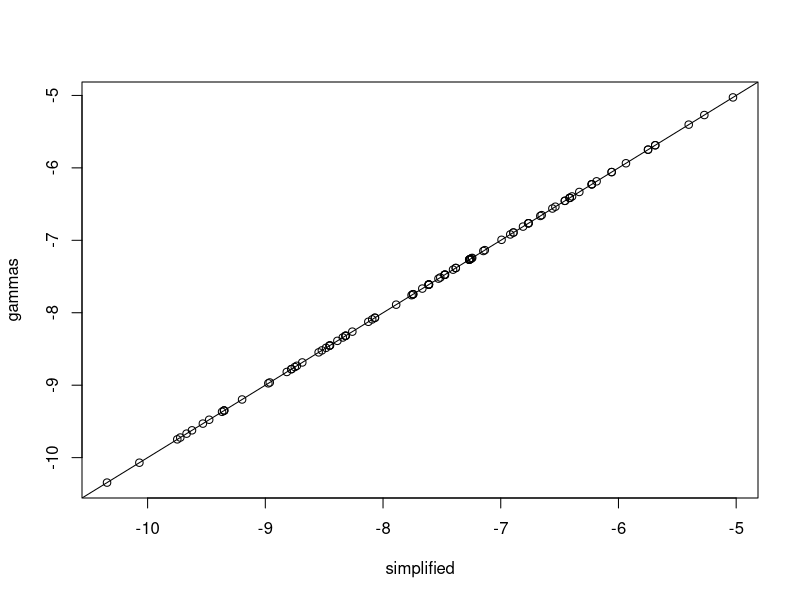

R code for this plot:
## ---- chunk 1
K <- 6
N <- 100 * K
mu <- 2
tau <- 0.2
mu_vec <- rep(mu, K)
alpha <- mu_vec / sum(mu_vec)

U <- rgamma(N, shape = tau^(-2), rate = tau^(-2))
c(mean(U), sd(U))
lambda <- mu * U
y <- rpois(N, lambda)

cc_matrix <- Matrix::sparseMatrix(
  i = 1:N, j = rep(seq(1, N / K), each = K), x = 1
)

mu_vec <- rep(mu, K)
alpha_norm <- mu_vec / sum(mu_vec)
alpha <- alpha_norm / tau^2

log_dens_with_gammas <- log_dens_simplified <- rep(NA, ncol(cc_matrix))

for (D in 1:ncol(cc_matrix)) {
  # Extract the indices where the column has non-zero values
  indices_here <- which(cc_matrix[, D] == 1)
  y_here <- y[indices_here]

  # Simplified log density using the sum formula
  # Handle zeros correctly by filtering them out for the sum
  y_double_sum <- mapply(seq,
    len = y_here,
    from = alpha_norm,
    MoreArgs = list(by = tau^2)
  )

  log_dens_simplified[D] <-
    lfactorial(sum(y_here)) -
    sum(lfactorial(y_here)) -
    sum(log(seq(from = 1, by = tau^2, len = sum(y_here)))) +
    sum(log(unlist(y_double_sum)))

  # Log density using Gamma functions
  # lgamma is defined for all non-negative integers, so no special handling needed for zeros
  log_dens_with_gammas[D] <-
    lgamma(sum(alpha)) + lgamma(sum(y_here) + 1) -
    lgamma(sum(y_here) + sum(alpha)) +
    sum(lgamma(y_here + alpha)) -
    sum(lgamma(alpha)) - sum(lgamma(y_here + 1))
}
## ---- chunk 2
plot(log_dens_simplified, log_dens_with_gammas,
  xlab = "simplified", ylab = "gammas"
)
abline(0, 1)
